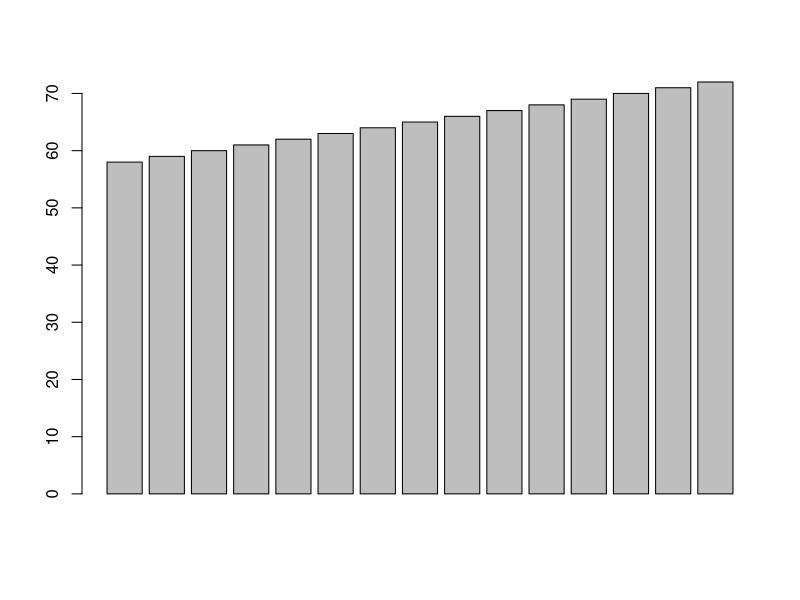
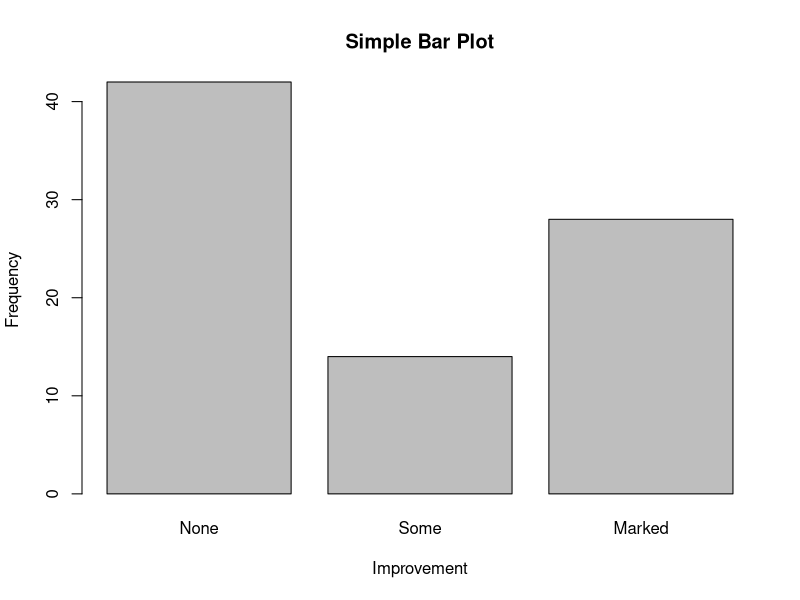
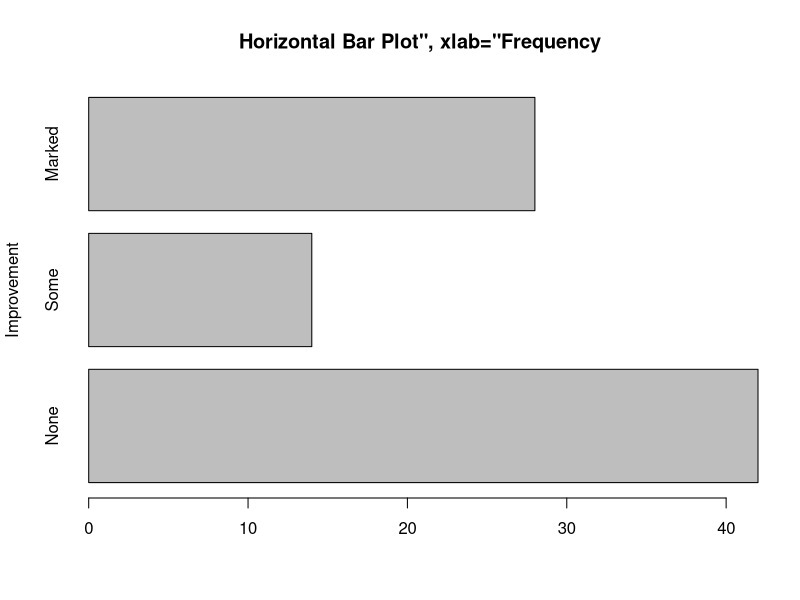
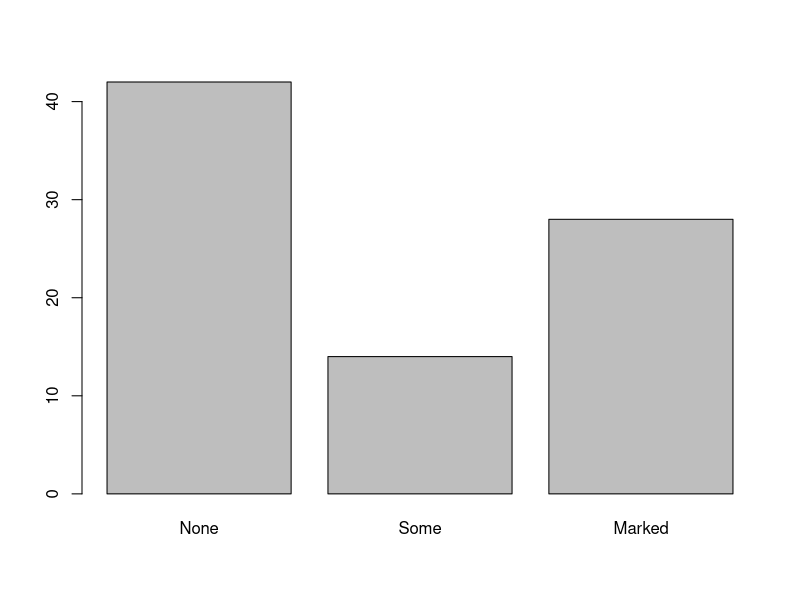
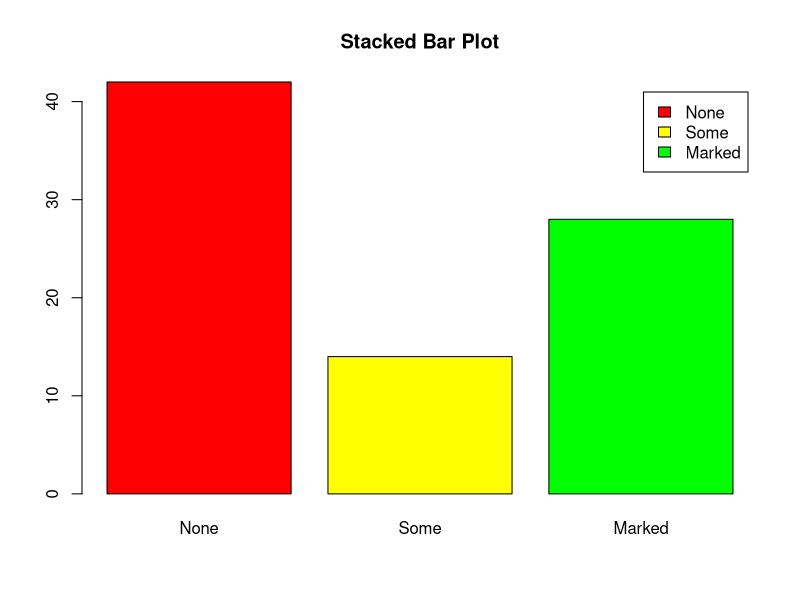
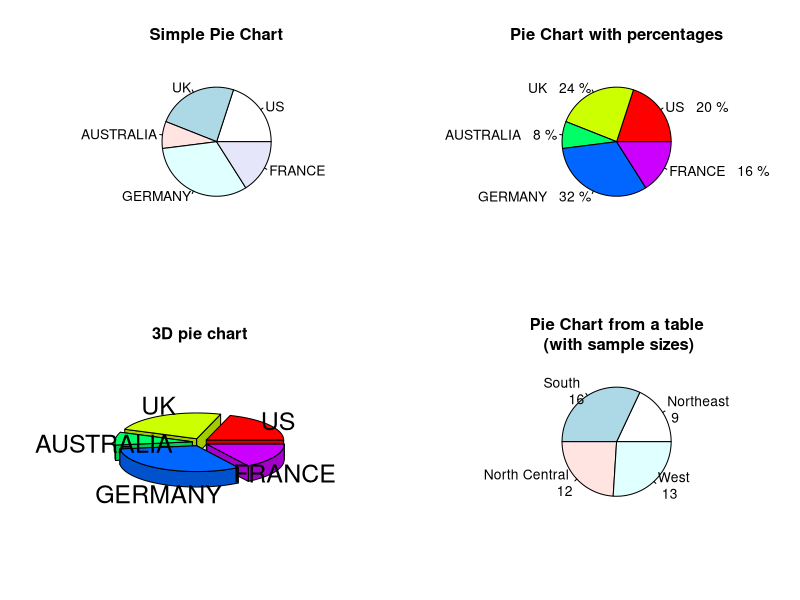
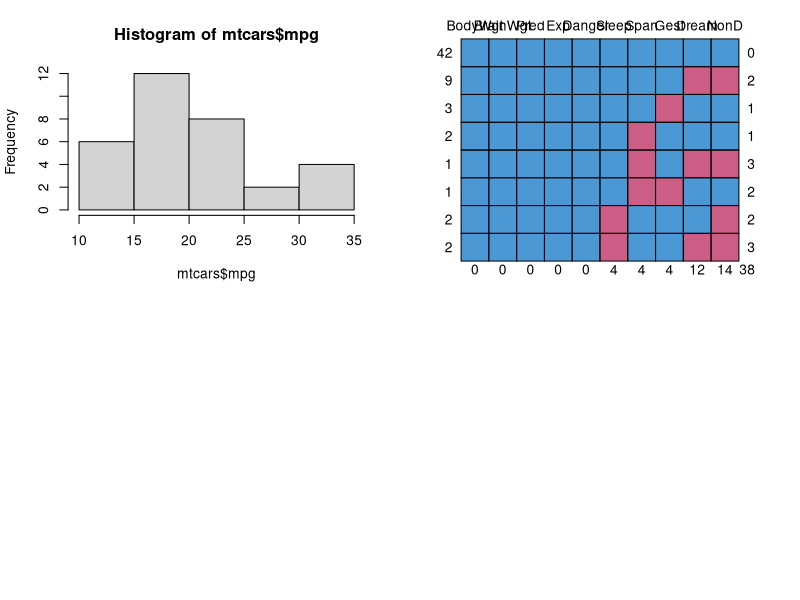
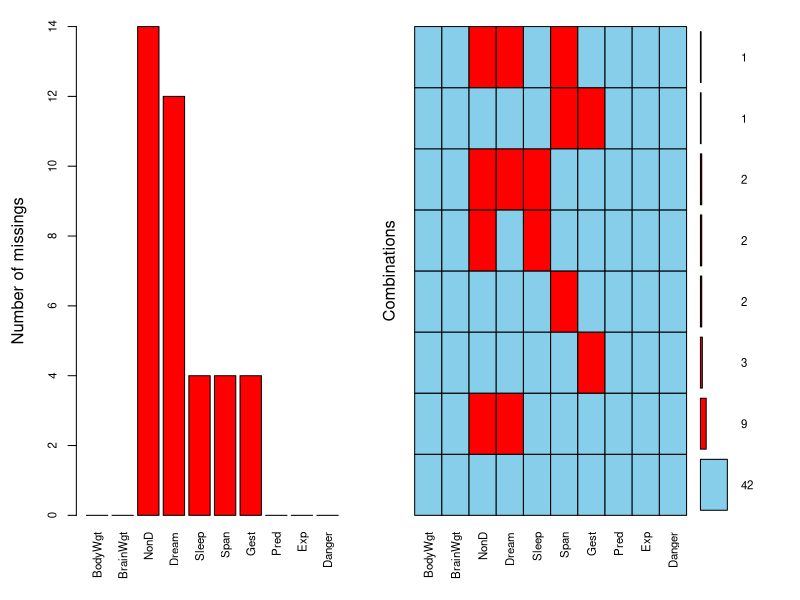

Generate these figures, in order, with R: (Note: this script raises an error after producing the figures.)
attach(women)
women
barplot(height)


library(vcd)
counts <- table(Arthritis$Improved)
counts

barplot(counts, main="Simple Bar Plot", xlab="Improvement", ylab="Frequency")
barplot(counts, main='Horizontal Bar Plot", xlab="Frequency', ylab="Improvement", horiz = TRUE)

plot(Arthritis$Improved)

barplot(counts, main="Stacked Bar Plot", col = c("red","yellow","green"), legend=rownames(counts))


par(mfrow=c(2,2))
slices <- c(10, 12,4,16,8)
lbls <- c("US","UK","AUSTRALIA","GERMANY","FRANCE")

pie(slices, labels = lbls, main="Simple Pie Chart")
pct <- round(slices/sum(slices)*100)
lbls2 <- paste(lbls, " ", pct, "%", sep=" ")
pie(slices, labels=lbls2, col=rainbow(length(lbls2)), main="Pie Chart with percentages")

library(plotrix)
pie3D(slices, labels=lbls, explode=0.1, main="3D pie chart")
mytable <- table(state.region)
lbls3 <- paste(names(mytable), "\n", mytable, sep=" ")
pie(mytable, labels = lbls3, main = "Pie Chart from a table\n (with sample sizes)")


par(mfrow=c(2,2))

hist(mtcars$mpg)


v1 = c(1,2,NA,NA,5)
is.na(v1)
mean(v1)
mean(v1, na.rm = T)

v1a = na.omit(v1)
sum(v1a)
?na.omit

anyNA(v1)
v1[is.na(v1)] = mean(v1, na.rm = T)
v1


library(VIM)
data(sleep, package='VIM')
head(sleep)
dim(sleep)
complete.cases(sleep)
sleep[complete.cases(sleep),]
sleep[!complete.cases(sleep),]



is.na(sleep$Dream)
sum(is.na(sleep$Dream))
mean(is.na(sleep$Dream))
12/62
mean(!complete.cases(sleep))
sum(is.na(sleep))
mean(!complete.cases(sleep))
sum(complete.cases(sleep))
mean(complete.cases(sleep))
42/62
colSums(is.na(sleep))
rowSums(is.na(sleep))
is.na(sleep[1,])
head(sleep)


library(mice)
mice::md.pattern(sleep)


VIM::aggr(sleep, prop=F, numbers=T)

VIM::aggr(sleep, prop=T)
VIM::matrixplot(sleep)
VIM:marginmatrix(sleep)
#VIM::marginplot(sleep[c("Gest","Dream")], pcn=)
